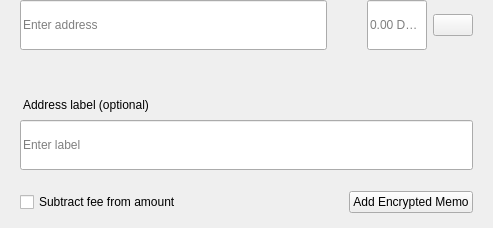
<?xml version="1.0" encoding="UTF-8"?>
<ui version="4.0">
 <class>SendMultiRow</class>
 <widget class="QWidget" name="SendMultiRow">
  <property name="geometry">
   <rect>
    <x>0</x>
    <y>0</y>
    <width>493</width>
    <height>228</height>
   </rect>
  </property>
  <property name="minimumSize">
   <size>
    <width>0</width>
    <height>0</height>
   </size>
  </property>
  <property name="maximumSize">
   <size>
    <width>16777215</width>
    <height>16777215</height>
   </size>
  </property>
  <property name="windowTitle">
   <string notr="true">N/A</string>
  </property>
  <layout class="QVBoxLayout" name="verticalLayout_3">
   <property name="spacing">
    <number>0</number>
   </property>
   <property name="leftMargin">
    <number>0</number>
   </property>
   <property name="topMargin">
    <number>0</number>
   </property>
   <property name="rightMargin">
    <number>20</number>
   </property>
   <property name="bottomMargin">
    <number>5</number>
   </property>
   <item alignment="Qt::AlignTop">
    <widget class="QWidget" name="widget" native="true">
     <property name="sizePolicy">
      <sizepolicy hsizetype="Expanding" vsizetype="Maximum">
       <horstretch>0</horstretch>
       <verstretch>0</verstretch>
      </sizepolicy>
     </property>
     <property name="minimumSize">
      <size>
       <width>0</width>
       <height>60</height>
      </size>
     </property>
     <property name="maximumSize">
      <size>
       <width>16777215</width>
       <height>85</height>
      </size>
     </property>
     <layout class="QHBoxLayout" name="horizontalLayout" stretch="6,0,2">
      <property name="spacing">
       <number>0</number>
      </property>
      <property name="leftMargin">
       <number>8</number>
      </property>
      <property name="topMargin">
       <number>0</number>
      </property>
      <property name="rightMargin">
       <number>0</number>
      </property>
      <property name="bottomMargin">
       <number>0</number>
      </property>
      <item alignment="Qt::AlignTop">
       <widget class="QStackedWidget" name="stackedAddress">
        <property name="minimumSize">
         <size>
          <width>0</width>
          <height>50</height>
         </size>
        </property>
        <property name="maximumSize">
         <size>
          <width>16777215</width>
          <height>50</height>
         </size>
        </property>
        <widget class="QWidget" name="page_4">
         <property name="sizePolicy">
          <sizepolicy hsizetype="Expanding" vsizetype="Preferred">
           <horstretch>0</horstretch>
           <verstretch>0</verstretch>
          </sizepolicy>
         </property>
         <property name="minimumSize">
          <size>
           <width>0</width>
           <height>50</height>
          </size>
         </property>
         <property name="maximumSize">
          <size>
           <width>16777215</width>
           <height>55</height>
          </size>
         </property>
         <layout class="QVBoxLayout" name="verticalLayout_7">
          <property name="spacing">
           <number>0</number>
          </property>
          <property name="leftMargin">
           <number>12</number>
          </property>
          <property name="topMargin">
           <number>0</number>
          </property>
          <property name="rightMargin">
           <number>0</number>
          </property>
          <property name="bottomMargin">
           <number>0</number>
          </property>
          <item>
           <widget class="QLineEdit" name="lineEditAddress">
            <property name="minimumSize">
             <size>
              <width>0</width>
              <height>50</height>
             </size>
            </property>
            <property name="maximumSize">
             <size>
              <width>16777215</width>
              <height>50</height>
             </size>
            </property>
            <property name="placeholderText">
             <string>Enter address</string>
            </property>
           </widget>
          </item>
         </layout>
        </widget>
        <widget class="QWidget" name="page_3"/>
       </widget>
      </item>
      <item>
       <spacer name="horizontalSpacer_3">
        <property name="orientation">
         <enum>Qt::Horizontal</enum>
        </property>
        <property name="sizeType">
         <enum>QSizePolicy::Fixed</enum>
        </property>
        <property name="sizeHint" stdset="0">
         <size>
          <width>40</width>
          <height>20</height>
         </size>
        </property>
       </spacer>
      </item>
      <item>
       <layout class="QHBoxLayout" name="horizontalLayout_2">
        <property name="spacing">
         <number>6</number>
        </property>
        <item alignment="Qt::AlignTop">
         <widget class="QLineEdit" name="lineEditAmount">
          <property name="sizePolicy">
           <sizepolicy hsizetype="Expanding" vsizetype="Preferred">
            <horstretch>0</horstretch>
            <verstretch>0</verstretch>
           </sizepolicy>
          </property>
          <property name="minimumSize">
           <size>
            <width>0</width>
            <height>50</height>
           </size>
          </property>
          <property name="maximumSize">
           <size>
            <width>16777215</width>
            <height>50</height>
           </size>
          </property>
          <property name="maxLength">
           <number>17</number>
          </property>
          <property name="alignment">
           <set>Qt::AlignLeading|Qt::AlignLeft|Qt::AlignVCenter</set>
          </property>
          <property name="placeholderText">
           <string notr="true">0.00 DOGEC</string>
          </property>
         </widget>
        </item>
        <item>
         <layout class="QVBoxLayout" name="verticalLayout">
          <property name="topMargin">
           <number>14</number>
          </property>
          <property name="bottomMargin">
           <number>0</number>
          </property>
          <item alignment="Qt::AlignTop">
           <widget class="QPushButton" name="btnMenu">
            <property name="minimumSize">
             <size>
              <width>0</width>
              <height>0</height>
             </size>
            </property>
            <property name="maximumSize">
             <size>
              <width>16777215</width>
              <height>16777215</height>
             </size>
            </property>
            <property name="focusPolicy">
             <enum>Qt::NoFocus</enum>
            </property>
            <property name="text">
             <string/>
            </property>
           </widget>
          </item>
         </layout>
        </item>
       </layout>
      </item>
     </layout>
    </widget>
   </item>
   <item>
    <widget class="QWidget" name="layoutLabel" native="true">
     <property name="minimumSize">
      <size>
       <width>0</width>
       <height>0</height>
      </size>
     </property>
     <property name="maximumSize">
      <size>
       <width>16777215</width>
       <height>16777215</height>
      </size>
     </property>
     <layout class="QVBoxLayout" name="verticalLayout_9">
      <property name="spacing">
       <number>6</number>
      </property>
      <property name="leftMargin">
       <number>20</number>
      </property>
      <property name="topMargin">
       <number>0</number>
      </property>
      <property name="rightMargin">
       <number>0</number>
      </property>
      <property name="bottomMargin">
       <number>10</number>
      </property>
      <item>
       <spacer name="verticalSpacer">
        <property name="orientation">
         <enum>Qt::Vertical</enum>
        </property>
        <property name="sizeType">
         <enum>QSizePolicy::Fixed</enum>
        </property>
        <property name="sizeHint" stdset="0">
         <size>
          <width>20</width>
          <height>20</height>
         </size>
        </property>
       </spacer>
      </item>
      <item>
       <widget class="QLabel" name="labelSubtitleDescription">
        <property name="styleSheet">
         <string notr="true">margin-bottom:2px;
margin-left:0.05px;
padding:0px;</string>
        </property>
        <property name="text">
         <string>Address label (optional)</string>
        </property>
       </widget>
      </item>
      <item>
       <widget class="QLineEdit" name="lineEditDescription">
        <property name="minimumSize">
         <size>
          <width>0</width>
          <height>50</height>
         </size>
        </property>
        <property name="maximumSize">
         <size>
          <width>16777215</width>
          <height>50</height>
         </size>
        </property>
        <property name="placeholderText">
         <string>Enter label</string>
        </property>
       </widget>
      </item>
      <item>
       <spacer name="verticalSpacer_2">
        <property name="orientation">
         <enum>Qt::Vertical</enum>
        </property>
        <property name="sizeType">
         <enum>QSizePolicy::Fixed</enum>
        </property>
        <property name="sizeHint" stdset="0">
         <size>
          <width>20</width>
          <height>15</height>
         </size>
        </property>
       </spacer>
      </item>
      <item>
       <widget class="QWidget" name="containerMemo" native="true">
        <layout class="QHBoxLayout" name="horizontalLayout_5">
         <property name="leftMargin">
          <number>0</number>
         </property>
         <property name="topMargin">
          <number>0</number>
         </property>
         <property name="rightMargin">
          <number>0</number>
         </property>
         <property name="bottomMargin">
          <number>0</number>
         </property>
         <item>
          <widget class="QCheckBox" name="checkboxSubtractFeeFromAmount">
           <property name="toolTip">
            <string>The fee will be deducted from the amount being sent. The recipient will receive less DOGEC than you enter in the amount field. If multiple recipients are selected, the fee is split equally.</string>
           </property>
           <property name="text">
            <string>Subtract fee from amount</string>
           </property>
          </widget>
         </item>
         <item>
          <spacer name="horizontalSpacer">
           <property name="orientation">
            <enum>Qt::Horizontal</enum>
           </property>
           <property name="sizeHint" stdset="0">
            <size>
             <width>40</width>
             <height>20</height>
            </size>
           </property>
          </spacer>
         </item>
         <item>
          <widget class="QPushButton" name="btnAddMemo">
           <property name="text">
            <string notr="true">Add Encrypted Memo</string>
           </property>
          </widget>
         </item>
        </layout>
       </widget>
      </item>
     </layout>
    </widget>
   </item>
  </layout>
 </widget>
 <resources/>
 <connections/>
</ui>
